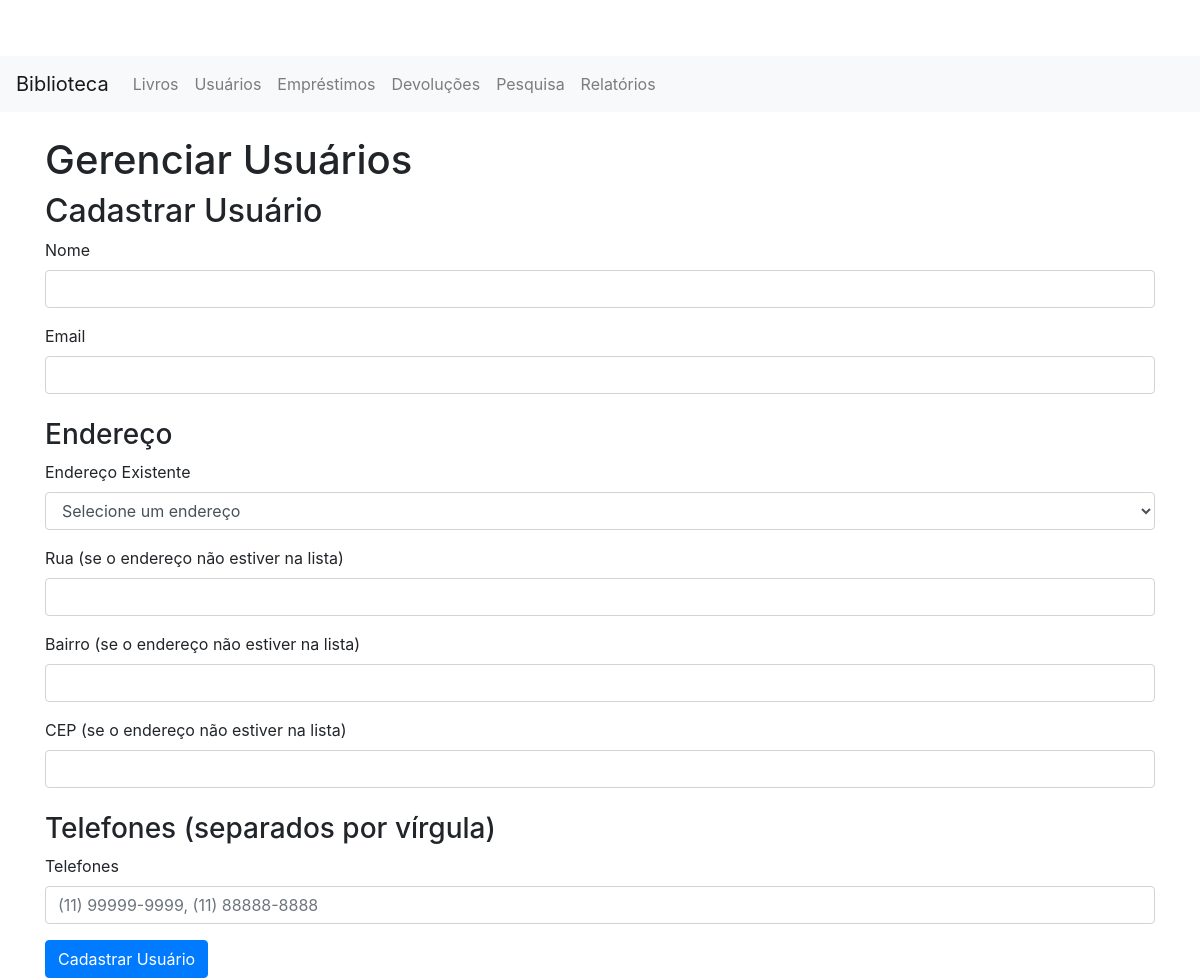
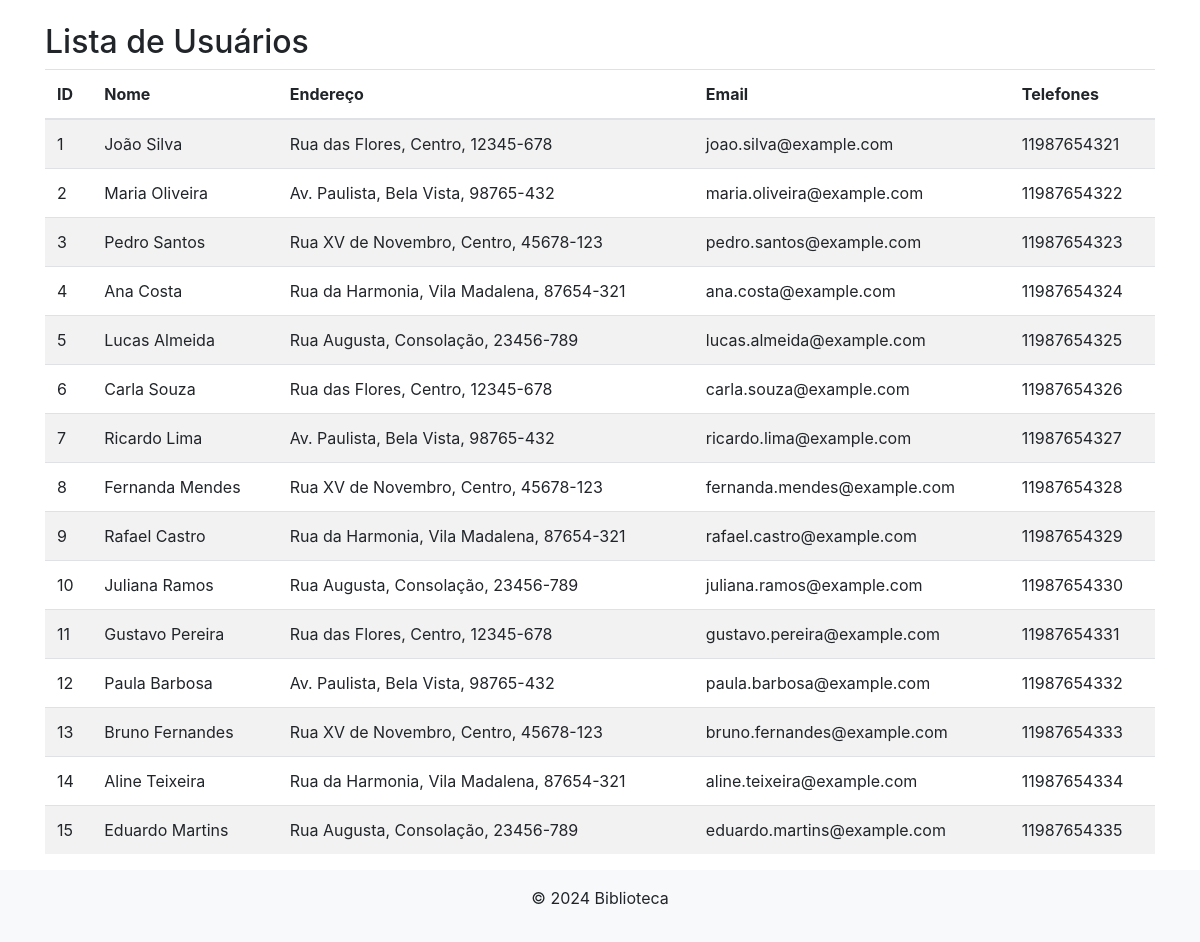
The app's page /pages/usuarios.php with its own data (2 pictures, top to bottom).
### tables this page shows
CREATE TABLE
    IF NOT EXISTS tb_usuarios (
        id_user INT PRIMARY KEY AUTO_INCREMENT,
        nome_user VARCHAR(120),
        email_user VARCHAR(120),
        fk_endereco INT,
        FOREIGN KEY (fk_endereco) REFERENCES tb_enderecos (id_endereco)
    );

CREATE TABLE
    IF NOT EXISTS tb_enderecos (
        id_endereco INT PRIMARY KEY AUTO_INCREMENT,
        rua_endereco VARCHAR(120),
        bairro_endereco VARCHAR(120),
        cep_endereco VARCHAR(15)
    );

### pages/usuarios.php (the view, shortened to what this page needs)
<?php include '../includes/header.php'; ?>
<h1>Gerenciar Usuários</h1>
<?php
include '../includes/db.php';
?>
<h2>Cadastrar Usuário</h2>
<form action="usuarios.php" method="post">
    <div class="form-group">
        <label for="nome_user">Nome</label>
        <input type="text" class="form-control" id="nome_user" name="nome_user" required>
    </div>
    <div class="form-group">
        <label for="email_user">Email</label>
        <input type="email" class="form-control" id="email_user" name="email_user" required>
    </div>
    <h3 class="mt-4">Endereço</h3>
    <div class="form-group">
        <label for="endereco_existente">Endereço Existente</label>
        <select id="endereco_existente" name="endereco_existente" class="form-control">
            <option value="">Selecione um endereço</option>
        </select>
    </div>
    <div class="form-group">
        <label for="rua_endereco">Rua (se o endereço não estiver na lista)</label>
        <input type="text" class="form-control" id="rua_endereco" name="rua_endereco">
    </div>
    <div class="form-group">
        <label for="bairro_endereco">Bairro (se o endereço não estiver na lista)</label>
        <input type="text" class="form-control" id="bairro_endereco" name="bairro_endereco">
    </div>
    <div class="form-group">
        <label for="cep_endereco">CEP (se o endereço não estiver na lista)</label>
        <input type="text" class="form-control" id="cep_endereco" name="cep_endereco">
    </div>
    <h3 class="mt-4">Telefones (separados por vírgula)</h3>
    <div class="form-group">
        <label for="telefones">Telefones</label>
        <input type="text" class="form-control" id="telefones" name="telefones"
            placeholder="(11) 99999-9999, (11) 88888-8888" required>
    </div>
    <button type="submit" name="cadastrar_usuario" class="btn btn-primary">Cadastrar Usuário</button>
</form>
<h2 class="mt-4">Lista de Usuários</h2>
<table class="table table-striped">
    <thead>
        <tr>
            <th>ID</th>
            <th>Nome</th>
            <th>Endereço</th>
            <th>Email</th>
            <th>Telefones</th>
        </tr>
    </thead>
    <tbody>
        <?php
        $result = $conn->query("SELECT * FROM tb_usuarios");
        while ($row = $result->fetch_assoc()) {
            $idEndereco = $row['fk_endereco'];
            $enderecoResult = $conn->query("SELECT * FROM tb_enderecos WHERE id_endereco = $idEndereco");
            $endereco = $enderecoResult->fetch_assoc();
            $telefoneResult = $conn->query("SELECT * FROM tb_telefones WHERE fk_usuario = {$row['id_user']}");
            $telefones = [];
            while ($telRow = $telefoneResult->fetch_assoc()) {
                $telefones[] = $telRow['numero_tel'];
            }
            $telefonesLista = implode(", ", $telefones);
            echo "<tr>
                <td>{$row['id_user']}</td>
                <td>{$row['nome_user']}</td>
                <td>{$endereco['rua_endereco']}, {$endereco['bairro_endereco']}, {$endereco['cep_endereco']}</td>
                <td>{$row['email_user']}</td>
                <td>{$telefonesLista}</td>
            </tr>";
        }
        ?>
    </tbody>
</table>
<?php include '../includes/footer.php'; ?>

### css/style.css (style rules this page uses)
body { padding-top: 56px; }

### records on screen
tb_usuarios: id_user "1", nome_user "João Silva", fk_endereco.rua_endereco "Rua das Flores", fk_endereco.bairro_endereco "Centro", fk_endereco.cep_endereco "12345-678", email_user "joao.silva@example.com", telefonesLista "11987654321"
tb_usuarios: id_user "2", nome_user "Maria Oliveira", fk_endereco.rua_endereco "Av. Paulista", fk_endereco.bairro_endereco "Bela Vista", fk_endereco.cep_endereco "98765-432", email_user "maria.oliveira@example.com", telefonesLista "11987654322"
tb_usuarios: id_user "3", nome_user "Pedro Santos", fk_endereco.rua_endereco "Rua XV de Novembro", fk_endereco.bairro_endereco "Centro", fk_endereco.cep_endereco "45678-123", email_user "pedro.santos@example.com", telefonesLista "11987654323"
tb_usuarios: id_user "4", nome_user "Ana Costa", fk_endereco.rua_endereco "Rua da Harmonia", fk_endereco.bairro_endereco "Vila Madalena", fk_endereco.cep_endereco "87654-321", email_user "ana.costa@example.com", telefonesLista "11987654324"
tb_usuarios: id_user "5", nome_user "Lucas Almeida", fk_endereco.rua_endereco "Rua Augusta", fk_endereco.bairro_endereco "Consolação", fk_endereco.cep_endereco "23456-789", email_user "lucas.almeida@example.com", telefonesLista "11987654325"
tb_usuarios: id_user "6", nome_user "Carla Souza", fk_endereco.rua_endereco "Rua das Flores", fk_endereco.bairro_endereco "Centro", fk_endereco.cep_endereco "12345-678", email_user "carla.souza@example.com", telefonesLista "11987654326"
tb_usuarios: id_user "7", nome_user "Ricardo Lima", fk_endereco.rua_endereco "Av. Paulista", fk_endereco.bairro_endereco "Bela Vista", fk_endereco.cep_endereco "98765-432", email_user "ricardo.lima@example.com", telefonesLista "11987654327"
tb_usuarios: id_user "8", nome_user "Fernanda Mendes", fk_endereco.rua_endereco "Rua XV de Novembro", fk_endereco.bairro_endereco "Centro", fk_endereco.cep_endereco "45678-123", email_user "fernanda.mendes@example.com", telefonesLista "11987654328"
tb_usuarios: id_user "9", nome_user "Rafael Castro", fk_endereco.rua_endereco "Rua da Harmonia", fk_endereco.bairro_endereco "Vila Madalena", fk_endereco.cep_endereco "87654-321", email_user "rafael.castro@example.com", telefonesLista "11987654329"
tb_usuarios: id_user "10", nome_user "Juliana Ramos", fk_endereco.rua_endereco "Rua Augusta", fk_endereco.bairro_endereco "Consolação", fk_endereco.cep_endereco "23456-789", email_user "juliana.ramos@example.com", telefonesLista "11987654330"
tb_usuarios: id_user "11", nome_user "Gustavo Pereira", fk_endereco.rua_endereco "Rua das Flores", fk_endereco.bairro_endereco "Centro", fk_endereco.cep_endereco "12345-678", email_user "gustavo.pereira@example.com", telefonesLista "11987654331"
tb_usuarios: id_user "12", nome_user "Paula Barbosa", fk_endereco.rua_endereco "Av. Paulista", fk_endereco.bairro_endereco "Bela Vista", fk_endereco.cep_endereco "98765-432", email_user "paula.barbosa@example.com", telefonesLista "11987654332"
tb_usuarios: id_user "13", nome_user "Bruno Fernandes", fk_endereco.rua_endereco "Rua XV de Novembro", fk_endereco.bairro_endereco "Centro", fk_endereco.cep_endereco "45678-123", email_user "bruno.fernandes@example.com", telefonesLista "11987654333"
tb_usuarios: id_user "14", nome_user "Aline Teixeira", fk_endereco.rua_endereco "Rua da Harmonia", fk_endereco.bairro_endereco "Vila Madalena", fk_endereco.cep_endereco "87654-321", email_user "aline.teixeira@example.com", telefonesLista "11987654334"
tb_usuarios: id_user "15", nome_user "Eduardo Martins", fk_endereco.rua_endereco "Rua Augusta", fk_endereco.bairro_endereco "Consolação", fk_endereco.cep_endereco "23456-789", email_user "eduardo.martins@example.com", telefonesLista "11987654335"
